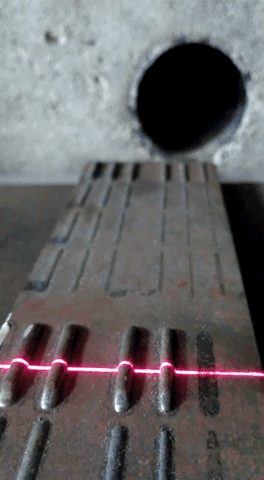
#> input picture img/frames/png/frame_(1014).png, 264 x 480 px, given in place of frame_00_delay-0.2s.png, which was not available
$ jupyter execute --allow-errors teste.ipynb   (text cells are left out)
#> lines starting #> are read from the running program, lines starting #| are printed output that depends on the picture; after the words box and inside, x2 and y2 are one past the last pixel; in counts of white or black regions, pixels touching at a corner belong together; pictures that were not available may be replaced by others from this repository, and a replacement may not be noted
#> further down, orig is the input picture: shape (480, 264, 3); mean B, G, R 100.7, 99.1, 101.9
#> `gray = orig[:,:,0]`:
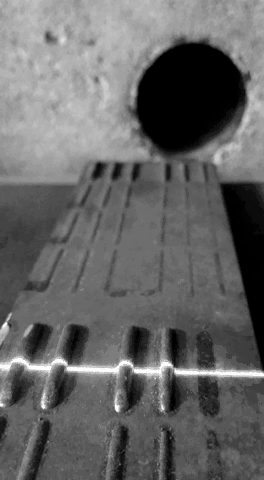
#> gray: shape (480, 264); min 0, max 254, mean 101.9
#> pass 2 of the loop `for x in range(0,21):`:
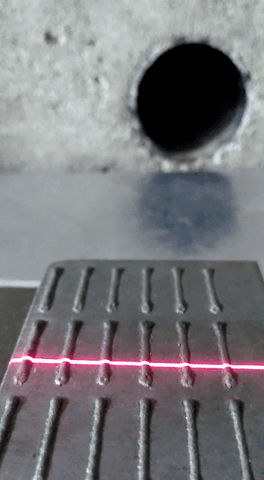
#> input picture img/frames/png/frame_(110).png, 264 x 480 px, given in place of frame_01_delay-0.2s.png, which was not available
#> orig is the input picture: shape (480, 264, 3); mean B, G, R 122.8, 119.4, 120.2
#> `gray = orig[:,:,0]`:
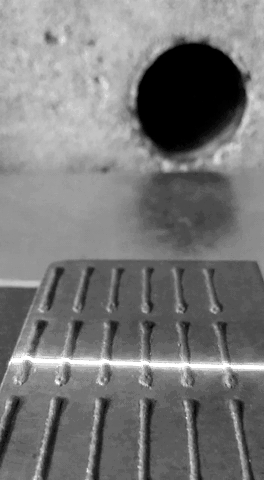
#> gray: shape (480, 264); min 0, max 255, mean 120.2
#> the sliders are set to label = dict_keys(['frame_00_delay-0.2, thresh = 127, modeStr = cv2.THRESH_BINARY
[cell 1]
import cv2
import matplotlib
import numpy as np
from matplotlib import pyplot as plt
from PIL import Image
from ipywidgets import interact, interactive, interact_manual

[cell 2]
# Conjunto de imagens {nome da imagem: (Original, Escala de cinza) }
images = {}
ORIG = 0
GRAY = 1

# Caminho dos dados
FILEPATH = "img/frames/png/"

# Carregar imagens
#> (the rest of this cell did not finish here and is left out)

[cell 3]
# Imagens com filtros
images_filter = {}


modes = ['cv2.THRESH_BINARY',
         'cv2.THRESH_BINARY_INV',
         'cv2.THRESH_TRUNC',
         'cv2.THRESH_TOZERO',
         'cv2.THRESH_TOZERO_INV']

# Basic threshold example
def my_threshold(label, thresh, modeStr):

#> called with thresh = 127, modeStr = 'cv2.THRESH_BINARY'
    mode = eval(modeStr)

    for key, value in images.items():
        orig, gray = value
        th, dst = cv2.threshold(gray, thresh, 255, mode)
        images_filter[key] = dst
#> this loop made 3 passes
#> key on passes 1 to 3: 'frame_00_delay-0.2s.png', 'frame_01_delay-0.2s.png', 'frame_02_delay-0.2s.png'
#> pass 1, in my_threshold, `th, dst = cv2.threshold(gray, thresh, 255, mode)`:
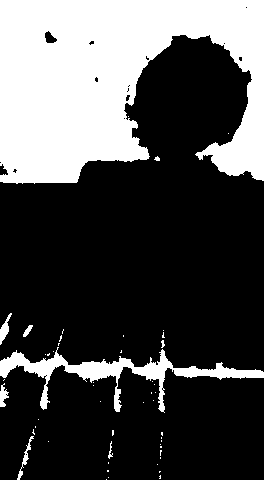
#> dst: shape (480, 264); 29.8% white; 50 white regions (41 under 20 px), largest, box (x1, y1, x2, y2) and area: (0, 0, 264, 184) 33391, (0, 347, 264, 413) 3676, (0, 313, 12, 345) 152
#> pass 2, in my_threshold, `th, dst = cv2.threshold(gray, thresh, 255, mode)`:
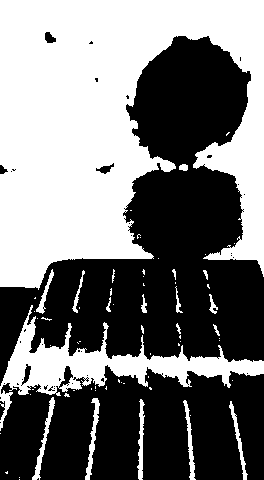
#> dst: shape (480, 264); 46.9% white; 67 white regions (48 under 20 px), largest, box (x1, y1, x2, y2) and area: (0, 0, 264, 290) 49348, (0, 305, 264, 431) 7473, (32, 397, 55, 480) 377
#> after the loop, images_filter = 3 items
#> the sliders are set to label = dict_keys(['frame_00_delay-0.2, rt_degr = 180


    orig, gray = images[label]
    dst = filters[key]

    fig, axes = plt.subplots(1, 2, figsize=(16, 12), sharex=True, sharey=True)
    ax = axes.ravel()

    ax[0].imshow(gray,'gray')
    ax[1].imshow(dst,'gray')

# Pass function & its parameters to interactive
#> (the rest of this cell did not finish here and is left out)

[cell 4]
images_rotate = {}

def rotate_image(mat, angle):
  # angle in degrees

  height, width = mat.shape[:2]
  image_center = (width/2, height/2)

  rotation_mat = cv2.getRotationMatrix2D(image_center, angle, 1.)

  abs_cos = abs(rotation_mat[0,0])
  abs_sin = abs(rotation_mat[0,1])

  bound_w = int(height * abs_sin + width * abs_cos)
  bound_h = int(height * abs_cos + width * abs_sin)

  rotation_mat[0, 2] += bound_w/2 - image_center[0]
  rotation_mat[1, 2] += bound_h/2 - image_center[1]

  rotated_mat = cv2.warpAffine(mat, rotation_mat, (bound_w, bound_h))
  return rotated_mat

def rotate_img(label, rt_degr):

#> called with rt_degr = 180
    for key, value in images_filter.items():
        # Create image using rotate_image function
        img_rt = rotate_image(value, rt_degr)
        images_rotate[key] = img_rt
#> this loop made 3 passes
#> pass 1, in rotate_image, `rotated_mat = cv2.warpAffine(mat, rotation_mat, (bound_w, bound_h))`:
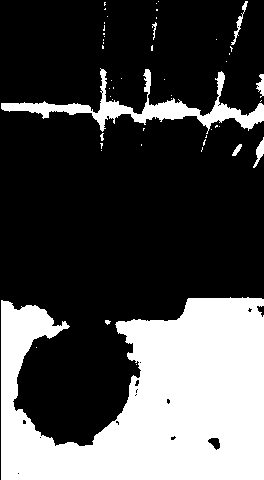
#> rotated_mat: shape (480, 264); 29.4% white; 50 white regions (41 under 20 px), largest, box (x1, y1, x2, y2) and area: (1, 297, 264, 480) 32956, (1, 68, 264, 134) 3661, (231, 1, 248, 45) 137
#> pass 2, in rotate_image (call 2), `rotated_mat = cv2.warpAffine(mat, rotation_mat, (bound_w, bound_h))`:
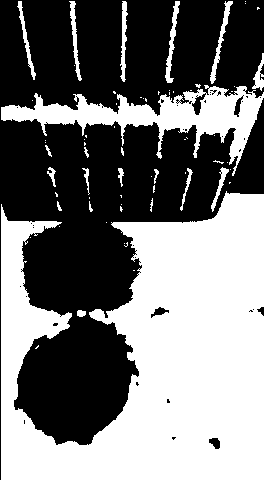
#> rotated_mat: shape (480, 264); 46.5% white; 67 white regions (47 under 20 px), largest, box (x1, y1, x2, y2) and area: (1, 191, 264, 480) 48807, (1, 85, 264, 176) 7255, (165, 1, 180, 83) 377
#> after the loop, images_rotate = 3 items

    img_rt = images_rotate[label]
    orig, gray = images[label]

    # Plot result comparing with original image
    fig, axes = plt.subplots(1, 2, figsize=(16, 12), sharex=True, sharey=True)
    ax = axes.ravel()
    ax[0].imshow(orig)
    ax[1].imshow(img_rt, 'gray')

#> (the rest of this cell did not finish here and is left out)
